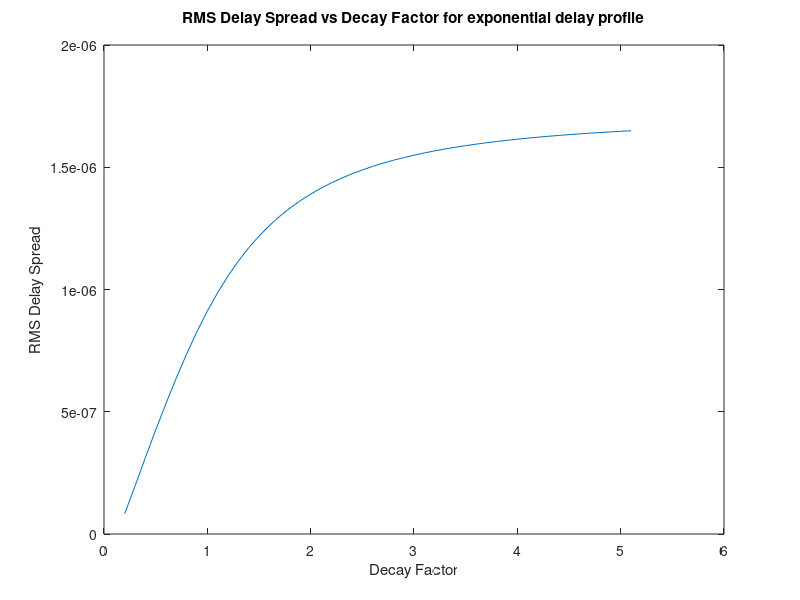

This chart was generated by the following MATLAB code:
%Author: T. Hollis
%Subject: Digital Mobile Communications

%1. Set up global variables
channel_length = 6;
bin_width = 0.000001;
exp_factor = 0.1;
xvals = [];
yvals = [];
i = 1;

%2. Caculate RMS delay spread of exponential power delay profile (with increasing decay factor)
while (exp_factor <= 5)
    tau = bin_width;
    exp_factor = exp_factor + 0.1;
    P = exp_factor*exp(-[1:channel_length]/exp_factor);
  
    mean_excess_delay = (P(1)*0*tau + P(2)*1*tau + P(3)*2*tau + P(4)*3*tau + P(5)*4*tau + P(6)*5*tau)/(P(1)+P(2)+P(3)+P(4)+P(5)+P(6));
    second_moment = (P(1)*(0*tau^2) + P(2)*((1*tau)^2) + P(3)*((2*tau)^2) + P(4)*((3*tau)^2) + P(5)*((4*tau)^2) + P(6)*((5*tau)^2))/(P(1)+P(2)+P(3)+P(4)+P(5)+P(6));
    RMS_delay_spread = sqrt(second_moment - (mean_excess_delay*mean_excess_delay));
    
    xvals(i) = exp_factor;
    yvals(i) = RMS_delay_spread;
    i = i+1;
end

%3. Plot into a graph
plot(xvals, yvals);
title({'RMS Delay Spread vs Decay Factor for exponential delay profile';''});
xlabel('Decay Factor') 
ylabel('RMS Delay Spread') 
